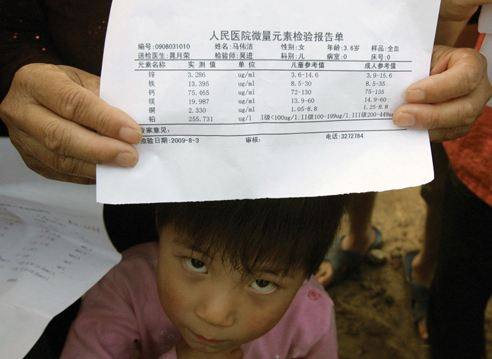
#> input picture 5.jpg, 492 x 359 px, found by its file name
$ python main2.py   (older library calls are emulated)
#> lines starting #> are read from the running program, lines starting #| are printed output that depends on the picture; after the words box and inside, x2 and y2 are one past the last pixel; in counts of white or black regions, pixels touching at a corner belong together
# -*- coding: utf-8 -*-
# 颜色特征+边缘特征
import cv2
import numpy as np

class Detect(object):
    def __init__(self,path):
        self.path = path
    def load_gray(self):
        img = cv2.imread(self.path)
#> img is the input picture: shape (359, 492, 3); mean B, G, R 110.9, 120.3, 131.1
        self.img = img
        self.colorImage = img.copy
        hsv = cv2.cvtColor(img,cv2.COLOR_BGR2HSV)
#> hsv: shape (359, 492, 3); mean H, S, V 53.8, 74.3, 133

        cv2.imshow("hsv",hsv)
        cv2.waitKey(0)
        return hsv
    def bgr_hsv(self):
        w = np.uint8([[[255,255,255]]])
        hsv_w = cv2.cvtColor(w,cv2.COLOR_BGR2HSV)
        print(hsv_w)
        return hsv_w
    def color_area(self,W,hsv):
#> called with W = True
        if (W == True):
            lower = np.array([0,0,100])
            upper = np.array([180,30,255])
            # 根据阈值构建mask
            # 在lower和upper之间取255，其余取0
            mask = cv2.inRange(hsv,lower,upper)
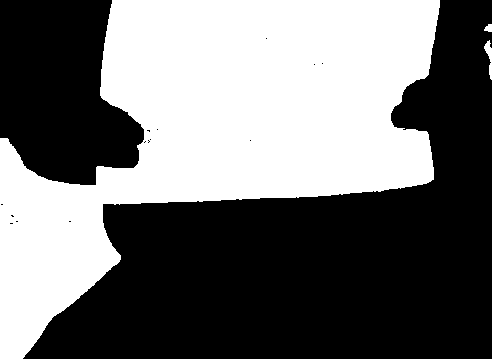
#> mask: shape (359, 492); 43.9% white; 3 white regions, box (x1, y1, x2, y2) and area: (0, 0, 440, 359) 77272, (484, 40, 492, 80) 141, (484, 24, 492, 32) 48
            img_and = cv2.bitwise_and(hsv,hsv,mask=mask) #
#> img_and: shape (359, 492, 3); mean H, S, V 41.5, 3, 91.3
            # gray = cv2.cvtColor(img_and,cv2.COLOR_BAYER_BG2GRAY)
            cv2.imshow("w", img_and)
            cv2.waitKey(0)
            return img_and

    def preprocess(self,hsv):
        img = cv2.cvtColor(hsv,cv2.COLOR_HSV2BGR)
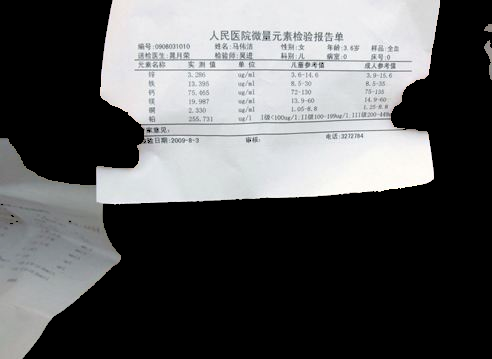
#> img: shape (359, 492, 3); mean B, G, R 90.9, 90.1, 89.3
        img = cv2.cvtColor(img,cv2.COLOR_RGB2GRAY)
#> img: shape (359, 492)

        sobel_y = cv2.Sobel(img, cv2.CV_8U, 0, 1, ksize=3)
        sobel_x = cv2.Sobel(sobel_y,cv2.CV_8U,1,0,ksize=3)
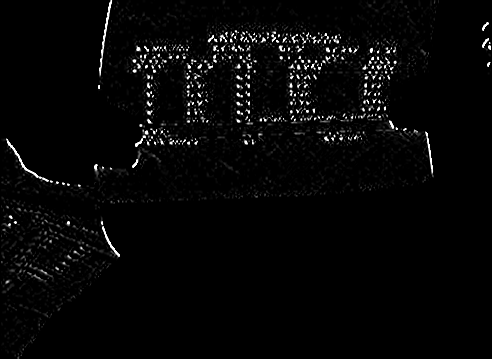
#> sobel_x: shape (359, 492); min 0, max 255, mean 6.4
        sobel = cv2.subtract(sobel_y, sobel_x)
        sobel = cv2.convertScaleAbs(sobel)

        mean_sobel = cv2.blur(sobel,ksize=(3,3))    # 消除高频噪声
        # hor = np.concatenate((sobel_y, sobel_x, sobel,mean_sobel), axis=1)
        # cv2.imshow("pre", hor)
        # cv2.waitKey(0)
        # otsu 阈值选择
        _, binary = cv2.threshold(mean_sobel, 0, 255, cv2.THRESH_OTSU + cv2.THRESH_BINARY)   # 取y轴梯度
#> binary: shape (359, 492); 4.1% white; 189 white regions (135 under 20 px), largest, box (x1, y1, x2, y2) and area: (143, 114, 430, 136) 1544, (153, 65, 385, 74) 1016, (0, 136, 97, 187) 383
        # 形态学处理
        kernel1 = cv2.getStructuringElement(cv2.MORPH_RECT,(12,10))    # 第一步膨胀
        kernel2 = cv2.getStructuringElement(cv2.MORPH_RECT, (10, 8))
        kernel3 = cv2.getStructuringElement(cv2.MORPH_RECT, (9, 5))
        # 膨胀
        dilation0 = cv2.dilate(binary,kernel1,iterations=5)
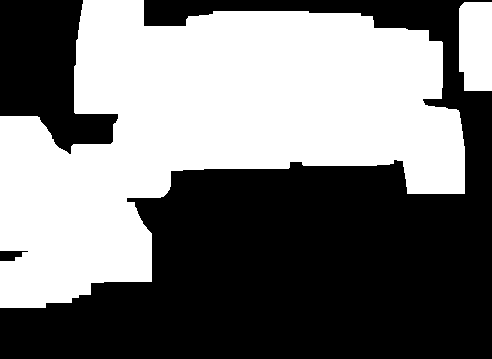
#> dilation0: shape (359, 492); 46.6% white; 2 white regions, box (x1, y1, x2, y2) and area: (0, 0, 465, 308) 79538, (459, 2, 492, 91) 2826
        # 腐蚀
        erosion0 = cv2.erode(dilation0,kernel2,iterations=14)
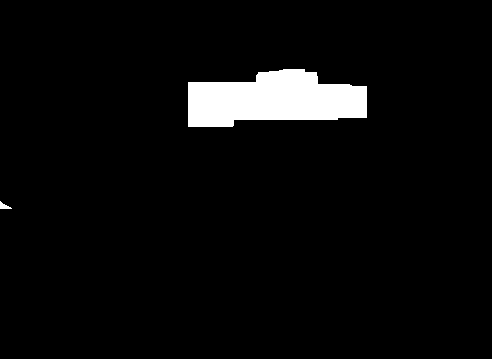
#> erosion0: shape (359, 492); 4.3% white; 2 white regions, box (x1, y1, x2, y2) and area: (188, 69, 367, 127) 7630, (0, 201, 12, 209) 50
        # 膨胀
        image = cv2.dilate(erosion0,kernel3,iterations=11)  #
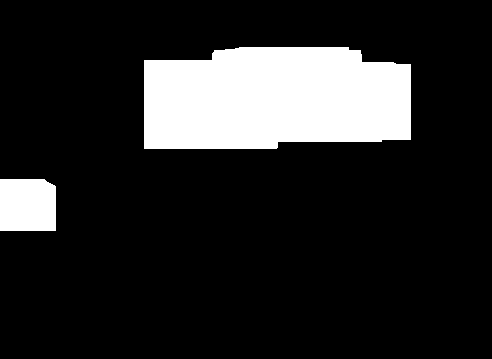
#> image: shape (359, 492); 15.5% white; 2 white regions, box (x1, y1, x2, y2) and area: (144, 47, 411, 149) 24482, (0, 179, 56, 231) 2866
        #
        hor = np.concatenate((binary,dilation0,erosion0,image), axis=1)
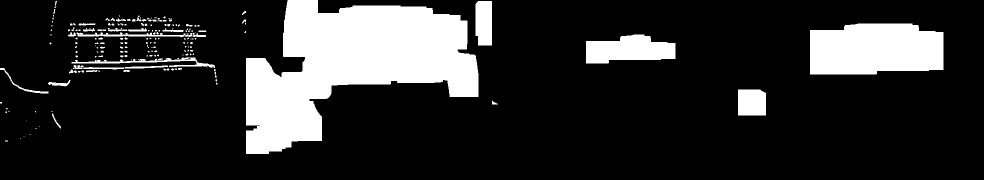
#> hor: shape (359, 1968) (shown at 1/2 size); 17.6% white; 195 white regions (135 under 20 px)
        cv2.imshow("pre", hor)
        cv2.waitKey(0)

        return image

    def find_region(self,image):
        region = []
        _,contour,hierarchy = cv2.findContours(image,cv2.RETR_EXTERNAL,
                                               cv2.CHAIN_APPROX_SIMPLE)
#> contour = 2 contours; box (x1, y1, x2, y2) and area: (144, 47, 411, 149) 24121, (0, 179, 56, 231) 2762
        con = sorted(contour,key=cv2.contourArea,reverse=True)[0]
#> con = contour of 34 points, box (x1, y1, x2, y2) (144, 47, 411, 149), area 24121
        rect = cv2.minAreaRect(con)  # 中心点、四个顶点、旋转角度
#> rect = ((277, 97.5), (101, 266), -90)

        box = cv2.boxPoints(rect)
#> box = [[410, 148], [144, 148], [144, 47], [410, 47]]
        box = box.astype(int)
        return box

    # 绘图
    def draw(self,img,box):
        print(box)
        cv2.drawContours(img,[box],0,(0,0,255),2)
        cv2.imshow("final_img",img)
        cv2.waitKey(0)

        cv2.imwrite("Report.jpg",img)
        return img
    def main(self):
        hsv = self.load_gray()
        # self.bgr_hsv()
        hsv_area = self.color_area(True,hsv)
        image = self.preprocess(hsv_area)
        box = self.find_region(image)
#> box = [[410, 148], [144, 148], [144, 47], [410, 47]]
        final_img = self.draw(self.img,box)
#| [[410 148]
#|  [144 148]
#|  [144  47]
#|  [410  47]]

if __name__ == "__main__":
    path = "5.jpg"        # 3
    M = Detect(path)
    M.main()

$ run again, with 1.jpg copied over 5.jpg
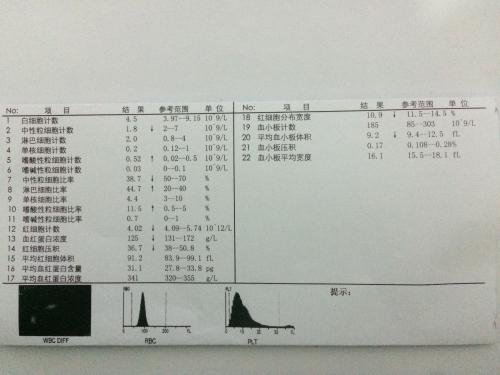
#> input picture 1.jpg, 500 x 375 px, found by its file name
#> in load_gray, img is the input picture: shape (375, 500, 3); mean B, G, R 172.5, 179.1, 176.3
#> hsv: shape (375, 500, 3); mean H, S, V 42.6, 12.2, 179.4
#> in color_area, `mask = cv2.inRange(hsv,lower,upper)`:
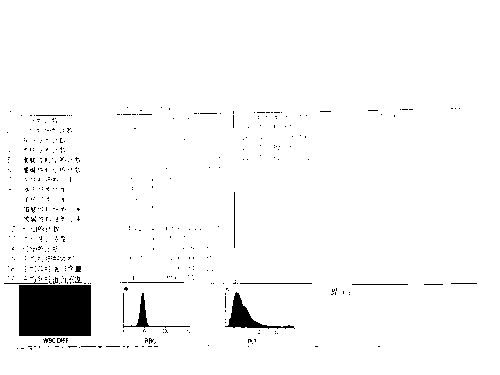
#> mask: shape (375, 500); 96.7% white; 483 black regions (469 under 20 px), largest, box (x1, y1, x2, y2) and area: (19, 285, 91, 336) 3672, (225, 292, 295, 329) 654, (123, 293, 190, 328) 269
#> img_and: shape (375, 500, 3); mean H, S, V 40.7, 9.6, 178
#> binary: shape (375, 500); 5.9% white; 416 white regions (308 under 20 px), largest, box (x1, y1, x2, y2) and area: (92, 278, 486, 288) 1412, (8, 109, 167, 126) 655, (294, 105, 421, 115) 426
#> dilation0: shape (375, 500); 65.3% white; 7 black regions, largest, box (x1, y1, x2, y2) and area: (0, 0, 500, 92) 43865, (240, 139, 500, 264) 18914, (326, 311, 500, 327) 1843
#> erosion0: shape (375, 500); 14.2% white; 2 white regions, box (x1, y1, x2, y2) and area: (0, 145, 270, 332) 25978, (0, 370, 133, 375) 665
#> image: shape (375, 500); 31.5% white; 1 white region, box (x1, y1, x2, y2) and area: (0, 123, 314, 375) 58989
#> in preprocess, `hor = np.concatenate((binary,dilation0,erosion0,image), axis=1)`:
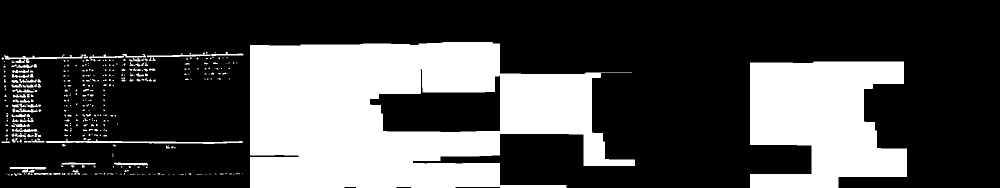
#> hor: shape (375, 2000) (shown at 1/2 size); 29.2% white; 418 white regions (308 under 20 px)
#> contour = 1 contour; box (x1, y1, x2, y2) and area: (0, 123, 314, 375) 58228
#> con = contour of 42 points, box (x1, y1, x2, y2) (0, 123, 314, 375), area 58228
#> rect = ((156.5, 248.5), (251, 313), -90)
#> in find_region, `box = cv2.boxPoints(rect)`: box = [[313, 374], [-7.68e-15, 374], [0, 123], [313, 123]]
#> in find_region, `box = box.astype(int)`: box = [[312, 373], [0, 373], [0, 123], [312, 123]]
#| [[312 373]
#|  [  0 373]
#|  [  0 123]
#|  [312 123]]

$ run again, with 3.jpg copied over 5.jpg
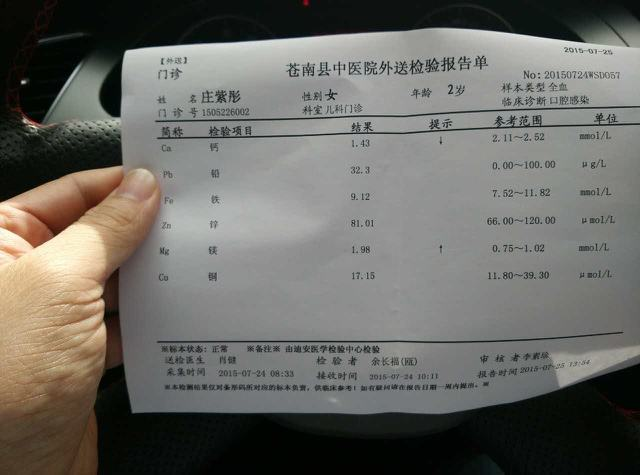
#> input picture 3.jpg, 640 x 475 px, found by its file name
#> in load_gray, img is the input picture: shape (475, 640, 3); mean B, G, R 100.2, 105.4, 106.7
#> hsv: shape (475, 640, 3); mean H, S, V 52.1, 50, 109.3
#> mask: shape (475, 640); 58.3% white; 595 black regions (469 under 20 px), largest, box (x1, y1, x2, y2) and area: (0, 0, 640, 475) 115647, (157, 113, 640, 139) 1444, (156, 332, 624, 343) 888
#> img_and: shape (475, 640, 3); mean H, S, V 30, 3.5, 83.7
#> binary: shape (475, 640); 5.8% white; 427 white regions (260 under 20 px), largest, box (x1, y1, x2, y2) and area: (157, 117, 640, 141) 2098, (124, 26, 624, 54) 2084, (156, 99, 640, 124) 1872
#> dilation0: shape (475, 640); 68.2% white; 5 black regions (2 under 20 px), largest, box (x1, y1, x2, y2) and area: (0, 147, 640, 475) 61826, (169, 161, 640, 321) 22876, (0, 0, 640, 58) 12080
#> erosion0: shape (475, 640); 8.5% white; 2 white regions, box (x1, y1, x2, y2) and area: (332, 64, 640, 263) 24328, (114, 81, 194, 116) 1642
#> image: shape (475, 640); 22% white; 2 white regions, box (x1, y1, x2, y2) and area: (288, 42, 640, 285) 54776, (70, 59, 238, 138) 12114
#> in preprocess, `hor = np.concatenate((binary,dilation0,erosion0,image), axis=1)`:
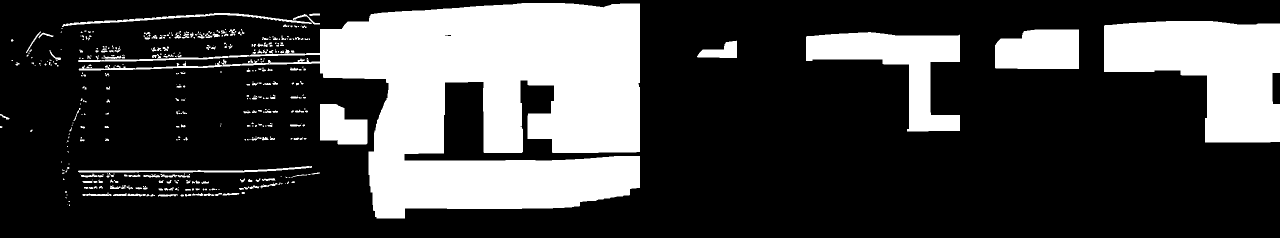
#> hor: shape (475, 2560) (shown at 1/2 size); 26.1% white; 431 white regions (260 under 20 px)
#> contour = 2 contours; box (x1, y1, x2, y2) and area: (288, 42, 640, 285) 54172, (70, 59, 238, 138) 11878
#> con = contour of 64 points, box (x1, y1, x2, y2) (288, 42, 640, 285), area 54172
#> rect = ((463.5, 163), (242, 351), -90)
#> in find_region, `box = cv2.boxPoints(rect)`: box = [[639, 284], [288, 284], [288, 42], [639, 42]]
#| [[639 284]
#|  [288 284]
#|  [288  42]
#|  [639  42]]
